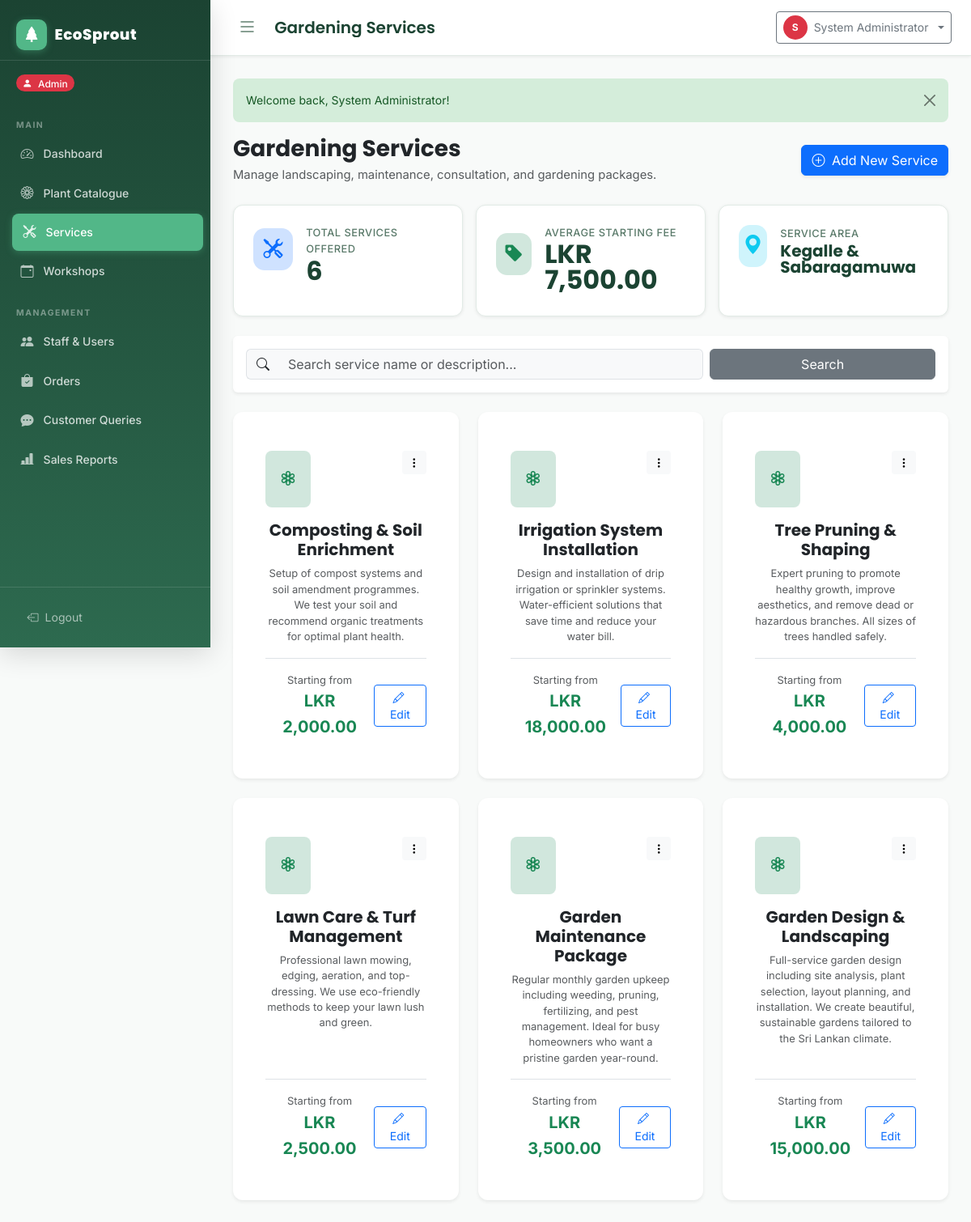
Screenshot of /admin/services.php (signed in) with the database file from the repository.
### tables this page shows
CREATE TABLE IF NOT EXISTS gardening_services (
    id           INT UNSIGNED AUTO_INCREMENT PRIMARY KEY,
    service_name VARCHAR(150)   NOT NULL,
    description  TEXT           NULL,
    price        DECIMAL(10,2)  NOT NULL DEFAULT 0.00,
    created_at   TIMESTAMP NOT NULL DEFAULT CURRENT_TIMESTAMP,
    updated_at   TIMESTAMP NOT NULL DEFAULT CURRENT_TIMESTAMP ON UPDATE CURRENT_TIMESTAMP,
    INDEX idx_service_name (service_name)
);

### includes/auth.php (called while the page is built, shortened)
<?php
function getBaseUrl(): string
{
    $protocol = (!empty($_SERVER['HTTPS']) && $_SERVER['HTTPS'] !== 'off') ? 'https' : 'http';
    $host     = $_SERVER['HTTP_HOST'] ?? 'localhost';
    $scriptName = str_replace('\\', '/', $_SERVER['SCRIPT_NAME'] ?? '');
    if (preg_match('#^(.*?)/(?:admin|staff|customer|actions|includes|assets|database)(?:/|$)#i', $scriptName, $matches)) {
        $subFolder = $matches[1];
    } else {
        $subFolder = dirname($scriptName);
    }
    $subFolder = str_replace('\\', '/', $subFolder);
    return rtrim($protocol . '://' . $host . $subFolder, '/');
}

### admin/services.php (the view, shortened to what this page needs)
<?php
require_once __DIR__ . '/../includes/auth.php';
require_once __DIR__ . '/../includes/functions.php';
$pdo  = getPDO();
$base = getBaseUrl();
$search = trim($_GET['search'] ?? '');
$params = [];
$whereClause = '';
$stmt = $pdo->prepare("SELECT * FROM gardening_services $whereClause ORDER BY id DESC");
$stmt->execute($params);
$services = $stmt->fetchAll();
$totalServices = count($services);
$avgPrice = $totalServices > 0 ? array_sum(array_column($services, 'price')) / $totalServices : 0;
$pageHeading = 'Gardening Services';
?>
<!DOCTYPE html>
<html lang="en">
<head>
    <link rel="stylesheet" href="https://cdn.jsdelivr.net/npm/bootstrap@5.3.3/dist/css/bootstrap.min.css">
    <link rel="stylesheet" href="https://cdn.jsdelivr.net/npm/bootstrap-icons@1.11.3/font/bootstrap-icons.min.css">
    <link rel="stylesheet" href="<?= $base ?>/assets/css/style.css">
</head>
<body>
<div class="app-wrapper">
    <?php require_once __DIR__ . '/../components/sidebar.php'; ?>
    <div class="main-content">
        <?php require_once __DIR__ . '/../components/navbar.php'; ?>
        <div class="content-area">
            <?= renderFlash() ?>
            <div class="d-flex flex-column flex-md-row justify-content-between align-items-md-center gap-3 mb-4">
                <div>
                    <h2 class="h3 mb-1 text-dark fw-bold"><?= htmlspecialchars($pageHeading) ?></h2>
                    <p class="text-muted mb-0">Manage landscaping, maintenance, consultation, and gardening packages.</p>
                </div>
                <div>
                    <button class="btn btn-primary shadow-sm" data-bs-toggle="modal" data-bs-target="#addServiceModal">
                        <i class="bi bi-plus-circle me-1"></i> Add New Service
                    </button>
                </div>
            </div>
            <div class="row g-3 mb-4">
                <div class="col-6 col-md-4">
                    <div class="stat-card">
                        <div class="d-flex align-items-center gap-3">
                            <div class="stat-icon bg-primary-subtle text-primary">
                                <i class="bi bi-tools"></i>
                            </div>
                            <div>
                                <div class="stat-label">Total Services Offered</div>
                                <div class="stat-value"><?= $totalServices ?></div>
                            </div>
                        </div>
                    </div>
                </div>
                <div class="col-6 col-md-4">
                    <div class="stat-card">
                        <div class="d-flex align-items-center gap-3">
                            <div class="stat-icon bg-success-subtle text-success">
                                <i class="bi bi-tag-fill"></i>
                            </div>
                            <div>
                                <div class="stat-label">Average Starting Fee</div>
                                <div class="stat-value"><?= formatLKR($avgPrice) ?></div>
                            </div>
                        </div>
                    </div>
                </div>
                <div class="col-12 col-md-4">
                    <div class="stat-card">
                        <div class="d-flex align-items-center gap-3">
                            <div class="stat-icon bg-info-subtle text-info">
                                <i class="bi bi-geo-alt-fill"></i>
                            </div>
                            <div>
                                <div class="stat-label">Service Area</div>
                                <div class="stat-value fs-5">Kegalle & Sabaragamuwa</div>
                            </div>
                        </div>
                    </div>
                </div>
            </div>
            <div class="card border-0 shadow-sm mb-4">
                <div class="card-body p-3">
                    <form method="GET" action="" class="row g-2 align-items-center">
                        <div class="col-12 col-md-8">
                            <div class="input-group">
                                <span class="input-group-text bg-light border-end-0"><i class="bi bi-search"></i></span>
                                <input type="text" name="search" class="form-control bg-light border-start-0"
                                       placeholder="Search service name or description..."
                                       value="<?= htmlspecialchars($search) ?>">
                            </div>
                        </div>
                        <div class="col-12 col-md-4 d-flex gap-2">
                            <button type="submit" class="btn btn-secondary flex-grow-1">Search</button>
                        </div>
                    </form>
                </div>
            </div>
            <?php if (empty($services)): ?>
                <div class="card border-0 shadow-sm text-center py-5">
                    <div class="card-body">
                        <i class="bi bi-tools display-4 text-muted mb-3 d-block"></i>
                        <h5>No Gardening Services Found</h5>
                        <p class="text-muted">Start by adding your first service offering or package.</p>
                        <button class="btn btn-primary" data-bs-toggle="modal" data-bs-target="#addServiceModal">
                            <i class="bi bi-plus-circle me-1"></i> Add Service Now
                        </button>
                    </div>
                </div>
            <?php else: ?>
                <div class="row g-4">
                    <?php foreach ($services as $srv): ?>
                        <div class="col-12 col-md-6 col-xl-4">
                            <div class="card border-0 shadow-sm h-100 service-card">
                                <div class="card-body d-flex flex-column">
                                    <div class="d-flex justify-content-between align-items-start mb-3">
                                        <div class="service-icon-box bg-success-subtle text-success rounded-3 p-3">
                                            <i class="bi bi-flower3 fs-4"></i>
                                        </div>
                                        <div class="dropdown">
                                            <button class="btn btn-sm btn-light border-0" data-bs-toggle="dropdown">
                                                <i class="bi bi-three-dots-vertical"></i>
                                            </button>
                                        </div>
                                    </div>
                                    <h5 class="card-title fw-bold text-dark mb-2"><?= htmlspecialchars($srv['service_name']) ?></h5>
                                    <p class="card-text text-muted flex-grow-1 small lh-base">
                                        <?= nl2br(htmlspecialchars($srv['description'] ?? 'No description provided.')) ?>
                                    </p>
                                    <div class="pt-3 mt-auto border-top d-flex justify-content-between align-items-center">
                                        <div>
                                            <span class="text-muted small d-block">Starting from</span>
                                            <span class="fw-bold text-success fs-5"><?= formatLKR($srv['price']) ?></span>
                                        </div>
                                        <button type="button" class="btn btn-outline-primary btn-sm"
                                                onclick='openEditService(<?= json_encode($srv) ?>)'>
                                            <i class="bi bi-pencil me-1"></i> Edit
                                        </button>
                                    </div>
                                </div>
                            </div>
                        </div>
                    <?php endforeach; ?>
                </div>
            <?php endif; ?>
        </div>
    </div>
</div>
</body>
</html>

### assets/css/style.css (style rules this page uses)
:root { --eco-primary: #2d6a4f; --eco-primary-dark: #1b4332; --eco-primary-light: #40916c; --eco-accent: #52b788; --eco-accent-light: #95d5b2; --eco-mint: #d8f3dc; --eco-earth: #a98467; --eco-sand: #f4e8c1; --eco-bark: #6b4226; --eco-gray-50: #f8faf9; --eco-gray-100: #f0f4f2; --eco-gray-200: #e2ebe6; --eco-gray-400: #9dbaab; --eco-gray-600: #5a7a6a; --eco-gray-800: #2c3e35; --sidebar-width: 260px; --navbar-height: 64px; --border-radius: 12px; --border-radius-sm: 8px; --shadow-sm: 0 1px 4px rgba(0,0,0,0.08); --shadow-md: 0 4px 16px rgba(0,0,0,0.10); --shadow-lg: 0 8px 32px rgba(0,0,0,0.14); --transition: all 0.25s cubic-bezier(.4,0,.2,1); }
*, *::before, *::after { box-sizing: border-box; }
html { scroll-behavior: smooth; }
body { font-family: 'Inter', system-ui, sans-serif; background-color: var(--eco-gray-50); color: var(--eco-gray-800); font-size: 0.925rem; line-height: 1.6; min-height: 100vh; }
h1, h2, h3, h4, h5, h6 { font-family: 'Poppins', 'Inter', sans-serif; font-weight: 700; color: var(--eco-primary-dark); }
.app-wrapper { display: flex; width: 100%; min-height: 100vh; overflow-x: hidden; position: relative; }
.main-content { margin-left: 260px !important; width: calc(100% - 260px) !important; max-width: calc(100% - 260px) !important; min-width: 0; flex: 1 1 auto; display: flex; flex-direction: column; min-height: 100vh; transition: margin-left 0.3s cubic-bezier(.4,0,.2,1), width 0.3s cubic-bezier(.4,0,.2,1), max-width 0.3s cubic-bezier(.4,0,.2,1); overflow-x: hidden; box-sizing: border-box; }
.content-area, .page-content { padding: 1.75rem; flex: 1 0 auto; width: 100%; max-width: 100%; min-width: 0; }
.stat-card { background: #fff; border-radius: var(--border-radius); padding: 1.5rem; box-shadow: var(--shadow-sm); border: 1px solid var(--eco-gray-200); transition: var(--transition); height: 100%; }
.stat-card .stat-icon { width: 52px; height: 52px; border-radius: 14px; display: flex; align-items: center; justify-content: center; font-size: 1.5rem; margin-bottom: 1rem; }
.stat-card .stat-value { font-size: 2rem; font-weight: 700; font-family: 'Poppins', sans-serif; color: var(--eco-primary-dark); line-height: 1; margin-bottom: 0.25rem; }
.stat-card .stat-label { font-size: 0.8rem; font-weight: 500; color: var(--eco-gray-600); text-transform: uppercase; letter-spacing: 0.5px; }
.service-card { background: #fff; border-radius: var(--border-radius); padding: 2rem 1.5rem; text-align: center; box-shadow: var(--shadow-sm); border: 1px solid var(--eco-gray-200); transition: var(--transition); height: 100%; }

### rows the page displays
gardening_services: service_name "Composting & Soil Enrichment", description "Setup of compost systems and soil amendment programmes. We test your soil and recommend organic treatments for optimal plant health.", price "LKR 2,000.00"
gardening_services: service_name "Irrigation System Installation", description "Design and installation of drip irrigation or sprinkler systems. Water-efficient solutions that save time and reduce your water bill.", price "LKR 18,000.00"
gardening_services: service_name "Tree Pruning & Shaping", description "Expert pruning to promote healthy growth, improve aesthetics, and remove dead or hazardous branches. All sizes of trees handled safely.", price "LKR 4,000.00"
gardening_services: service_name "Lawn Care & Turf Management", description "Professional lawn mowing, edging, aeration, and top-dressing. We use eco-friendly methods to keep your lawn lush and green.", price "LKR 2,500.00"
gardening_services: service_name "Garden Maintenance Package", description "Regular monthly garden upkeep including weeding, pruning, fertilizing, and pest management. Ideal for busy homeowners who want a pristine garden year-round.", price "LKR 3,500.00"
gardening_services: service_name "Garden Design & Landscaping", description "Full-service garden design including site analysis, plant selection, layout planning, and installation. We create beautiful, sustainable gardens tailored to the Sri Lankan climate.", price "LKR 15,000.00"

### other values shown
$role "Admin"
$pageHeading "Gardening Services"
substr($userName, 0, 1) "S"
$userName "System Administrator"
$msg "Welcome back, System Administrator!"
$totalServices "6"
formatLKR($avgPrice) "LKR 7,500.00"
